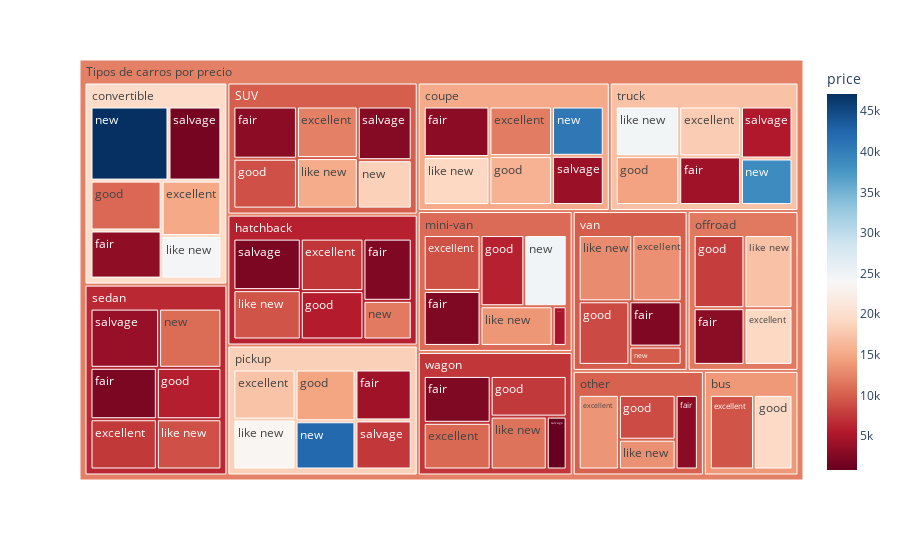

Source (notebook cell):
### Code cell
# Gráfico de diagrama de árbol
fig = px.treemap(car_data_type_condition_price, path=[px.Constant("Tipos de carros por precio"), 'type', 'condition'], values='days_listed',
                  color='price',
                  color_continuous_scale='RdBu')
fig.show()

### Figure 1 — Plotly figure (JSON) as saved in the notebook; plotly's stock layout.template omitted (floating-point values rounded to 4 significant figures)
{"data": [{"branchvalues": "total", "customdata": [[12200.0], [9280], [15010.0], [11970.0], [7355.0], [9124.0], [19140.0], [13690.0], [17240.0], [7539.0], [18040.0], [13290.0], [10650.0], [3155.0], [3249], [3135.0], [2341.0], [2257.0], [3027.0], [2999.0], [4236.0], [2055.0], [4239.0], [2344.0], [2304.0], [9067.0], [19200.0], [10630.0], [15850.0], [5666.0], [5944.0], [7884.0], [8745.0], [14680.0], [5833.0], [14590.0], [8637.0], [7547.0], [15320.0], [24480.0], [19120.0], [9292.0], [13740.0], [17130.0], [13380.0], [23570.0], [9061.0], [24590.0], [12940.0], [11360.0], [18430.0], [47120], [40590.0], [11800], [24798], [42230.0], [10860.0], [38680.0], [9800], [2650.0], [1700], [3926.0], [2080], [5000], [7504.0], [3800.0], [5421.0], [800], [9907.0], [13900.0], [19520.0], [15220.0], [6035.0], [10820.0], [11710.0], [10220.0], [18350.0], [6475.0], [17130.0], [9886.0], [7356.0], [12220.0]], "domain": {"x": [0, 1], "y": [0, 1]}, "hovertemplate": "labels=%{label}<br>days_listed=%{value}<br>parent=%{parent}<br>id=%{id}<br>price=%{color}<extra></extra>", "ids": ["Tipos de carros por precio/SUV/excellent", "Tipos de carros por precio/bus/excellent", "Tipos de carros por precio/convertible/excellent", "Tipos de carros por precio/coupe/excellent", "Tipos de carros por precio/hatchback/excellent", "Tipos de carros por precio/mini-van/excellent", "Tipos de carros por precio/offroad/excellent", "Tipos de carros por precio/other/excellent", "Tipos de carros por precio/pickup/excellent", "Tipos de carros por precio/sedan/excellent", "Tipos de carros por precio/truck/excellent", "Tipos de carros por precio/van/excellent", "Tipos de carros por precio/wagon/excellent", "Tipos de carros por precio/SUV/fair", "Tipos de carros por precio/convertible/fair", "Tipos de carros por precio/coupe/fair", "Tipos de carros por precio/hatchback/fair", "Tipos de carros por precio/mini-van/fair", "Tipos de carros por precio/offroad/fair", "Tipos de carros por precio/other/fair", "Tipos de carros por precio/pickup/fair", "Tipos de carros por precio/sedan/fair", "Tipos de carros por precio/truck/fair", "Tipos de carros por precio/van/fair", "Tipos de carros por precio/wagon/fair", "Tipos de carros por precio/SUV/good", "Tipos de carros por precio/bus/good", "Tipos de carros por precio/convertible/good", "Tipos de carros por precio/coupe/good", "Tipos de carros por precio/hatchback/good", "Tipos de carros por precio/mini-van/good", "Tipos de carros por precio/offroad/good", "Tipos de carros por precio/other/good", "Tipos de carros por precio/pickup/good", "Tipos de carros por precio/sedan/good", "Tipos de carros por precio/truck/good", "Tipos de carros por precio/van/good", "Tipos de carros por precio/wagon/good", "Tipos de carros por precio/SUV/like new", "Tipos de carros por precio/convertible/like new", "Tipos de carros por precio/coupe/like new", "Tipos de carros por precio/hatchback/like new", "Tipos de carros por precio/mini-van/like new", "Tipos de carros por precio/offroad/like new", "Tipos de carros por precio/other/like new", "Tipos de carros por precio/pickup/like new", "Tipos de carros por precio/sedan/like new", "Tipos de carros por precio/truck/like new", "Tipos de carros por precio/van/like new", "Tipos de carros por precio/wagon/like new", "Tipos de carros por precio/SUV/new", "Tipos de carros por precio/convertible/new", "Tipos de carros por precio/coupe/new", "Tipos de carros por precio/hatchback/new", "Tipos de carros por precio/mini-van/new", "Tipos de carros por precio/pickup/new", "Tipos de carros por precio/sedan/new", "Tipos de carros por precio/truck/new", "Tipos de carros por precio/van/new", "Tipos de carros por precio/SUV/salvage", "Tipos de carros por precio/convertible/salvage", "Tipos de carros por precio/coupe/salvage", "Tipos de carros por precio/hatchback/salvage", "Tipos de carros por precio/mini-van/salvage", "Tipos de carros por precio/pickup/salvage", "Tipos de carros por precio/sedan/salvage", "Tipos de carros por precio/truck/salvage", "Tipos de carros por precio/wagon/salvage", "Tipos de carros por precio/SUV", "Tipos de carros por precio/bus", "Tipos de carros por precio/convertible", "Tipos de carros por precio/coupe", "Tipos de carros por precio/hatchback", "Tipos de carros por precio/mini-van", "Tipos de carros por precio/offroad", "Tipos de carros por precio/other", "Tipos de carros por precio/pickup", "Tipos de carros por precio/sedan", "Tipos de carros por precio/truck", "Tipos de carros por precio/van", "Tipos de carros por precio/wagon", "Tipos de carros por precio"], "labels": ["excellent", "excellent", "excellent", "excellent", "excellent", "excellent", "excellent", "excellent", "excellent", "excellent", "excellent", "excellent", "excellent", "fair", "fair", "fair", "fair", "fair", "fair", "fair", "fair", "fair", "fair", "fair", "fair", "good", "good", "good", "good", "good", "good", "good", "good", "good", "good", "good", "good", "good", "like new", "like new", "like new", "like new", "like new", "like new", "like new", "like new", "like new", "like new", "like new", "like new", "new", "new", "new", "new", "new", "new", "new", "new", "new", "salvage", "salvage", "salvage", "salvage", "salvage", "salvage", "salvage", "salvage", "salvage", "SUV", "bus", "convertible", "coupe", "hatchback", "mini-van", "offroad", "other", "pickup", "sedan", "truck", "van", "wagon", "Tipos de carros por precio"], "marker": {"coloraxis": "coloraxis", "colors": [12200.0, 9280, 15010.0, 11970.0, 7355.0, 9124.0, 19140.0, 13690.0, 17240.0, 7539.0, 18040.0, 13290.0, 10650.0, 3155.0, 3249, 3135.0, 2341.0, 2257.0, 3027.0, 2999.0, 4236.0, 2055.0, 4239.0, 2344.0, 2304.0, 9067.0, 19200.0, 10630.0, 15850.0, 5666.0, 5944.0, 7884.0, 8745.0, 14680.0, 5833.0, 14590.0, 8637.0, 7547.0, 15320.0, 24480.0, 19120.0, 9292.0, 13740.0, 17130.0, 13380.0, 23570.0, 9061.0, 24590.0, 12940.0, 11360.0, 18430.0, 47120, 40590.0, 11800, 24798, 42230.0, 10860.0, 38680.0, 9800, 2650.0, 1700, 3926.0, 2080, 5000, 7504.0, 3800.0, 5421.0, 800, 9907.0, 13900.0, 19520.0, 15220.0, 6035.0, 10820.0, 11710.0, 10220.0, 18350.0, 6475.0, 17130.0, 9886.0, 7356.0, 12220.0]}, "name": "", "parents": ["Tipos de carros por precio/SUV", "Tipos de carros por precio/bus", "Tipos de carros por precio/convertible", "Tipos de carros por precio/coupe", "Tipos de carros por precio/hatchback", "Tipos de carros por precio/mini-van", "Tipos de carros por precio/offroad", "Tipos de carros por precio/other", "Tipos de carros por precio/pickup", "Tipos de carros por precio/sedan", "Tipos de carros por precio/truck", "Tipos de carros por precio/van", "Tipos de carros por precio/wagon", "Tipos de carros por precio/SUV", "Tipos de carros por precio/convertible", "Tipos de carros por precio/coupe", "Tipos de carros por precio/hatchback", "Tipos de carros por precio/mini-van", "Tipos de carros por precio/offroad", "Tipos de carros por precio/other", "Tipos de carros por precio/pickup", "Tipos de carros por precio/sedan", "Tipos de carros por precio/truck", "Tipos de carros por precio/van", "Tipos de carros por precio/wagon", "Tipos de carros por precio/SUV", "Tipos de carros por precio/bus", "Tipos de carros por precio/convertible", "Tipos de carros por precio/coupe", "Tipos de carros por precio/hatchback", "Tipos de carros por precio/mini-van", "Tipos de carros por precio/offroad", "Tipos de carros por precio/other", "Tipos de carros por precio/pickup", "Tipos de carros por precio/sedan", "Tipos de carros por precio/truck", "Tipos de carros por precio/van", "Tipos de carros por precio/wagon", "Tipos de carros por precio/SUV", "Tipos de carros por precio/convertible", "Tipos de carros por precio/coupe", "Tipos de carros por precio/hatchback", "Tipos de carros por precio/mini-van", "Tipos de carros por precio/offroad", "Tipos de carros por precio/other", "Tipos de carros por precio/pickup", "Tipos de carros por precio/sedan", "Tipos de carros por precio/truck", "Tipos de carros por precio/van", "Tipos de carros por precio/wagon", "Tipos de carros por precio/SUV", "Tipos de carros por precio/convertible", "Tipos de carros por precio/coupe", "Tipos de carros por precio/hatchback", "Tipos de carros por precio/mini-van", "Tipos de carros por precio/pickup", "Tipos de carros por precio/sedan", "Tipos de carros por precio/truck", "Tipos de carros por precio/van", "Tipos de carros por precio/SUV", "Tipos de carros por precio/convertible", "Tipos de carros por precio/coupe", "Tipos de carros por precio/hatchback", "Tipos de carros por precio/mini-van", "Tipos de carros por precio/pickup", "Tipos de carros por precio/sedan", "Tipos de carros por precio/truck", "Tipos de carros por precio/wagon", "Tipos de carros por precio", "Tipos de carros por precio", "Tipos de carros por precio", "Tipos de carros por precio", "Tipos de carros por precio", "Tipos de carros por precio", "Tipos de carros por precio", "Tipos de carros por precio", "Tipos de carros por precio", "Tipos de carros por precio", "Tipos de carros por precio", "Tipos de carros por precio", "Tipos de carros por precio", ""], "type": "treemap", "values": [39.66, 48.4, 38.87, 39.51, 41.7, 40.03, 34.37, 42.41, 39.51, 39.53, 39.28, 41.12, 40.94, 41.93, 40.14, 42.31, 38.04, 39.35, 36.44, 23.44, 36.36, 40.47, 38.28, 29.78, 41.11, 40.09, 42.21, 41.66, 39.01, 38.43, 39.32, 46.96, 35.91, 39.4, 39.37, 39.57, 40.58, 40.52, 38.87, 29.85, 40.17, 42.16, 36.08, 44.43, 23.83, 39.41, 38.43, 40.14, 44.67, 38.87, 33, 67.8, 32.5, 23.67, 38, 36.7, 43.69, 30.58, 12, 36.6, 46, 32.44, 44, 7, 35.05, 48.15, 34.17, 13.8, 230.1, 90.61, 264.3, 226.0, 228.0, 199.8, 162.2, 125.6, 226.4, 249.6, 222.0, 168.1, 175.2, 2568.0]}], "layout": {"coloraxis": {"colorbar": {"title": {"text": "price"}}, "colorscale": [[0, "rgb(103,0,31)"], [0.1, "rgb(178,24,43)"], [0.2, "rgb(214,96,77)"], [0.3, "rgb(244,165,130)"], [0.4, "rgb(253,219,199)"], [0.5, "rgb(247,247,247)"], [0.6, "rgb(209,229,240)"], [0.7, "rgb(146,197,222)"], [0.8, "rgb(67,147,195)"], [0.9, "rgb(33,102,172)"], [1, "rgb(5,48,97)"]]}, "legend": {"tracegroupgap": 0}, "margin": {"t": 60}}}
